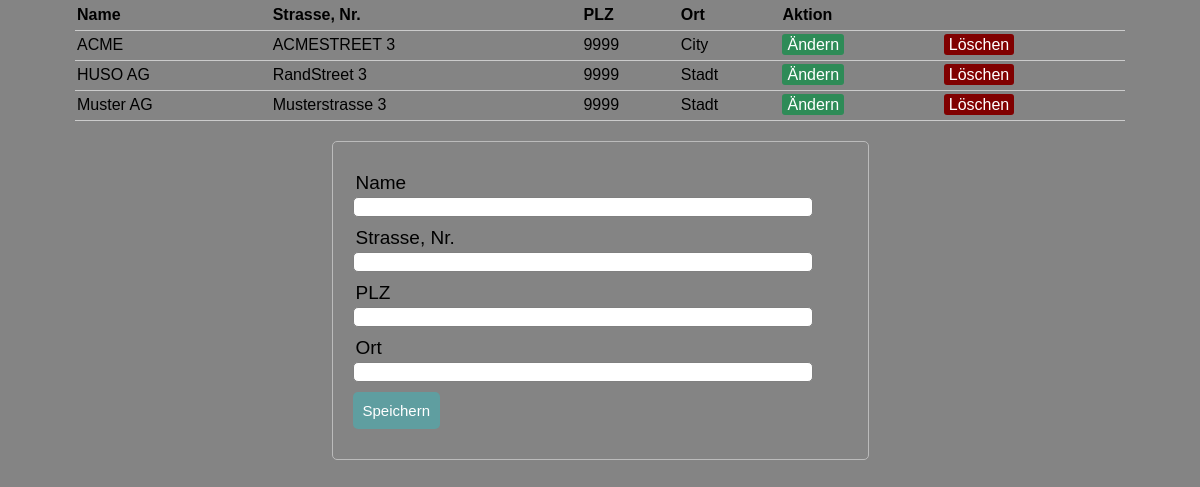
The app's page /lieferant.php with its own data.
### tables this page shows
CREATE TABLE lieferanten (
	lieferantID int PRIMARY KEY NOT NULL AUTO_INCREMENT,
	name varchar(100) NOT NULL,
	strasse_nr varchar(100) NOT NULL,
	plz int(4) NOT NULL,
	ort varchar(100) NOT NULL
	
);

### lieferantenDB.php (called while the page is built, shortened)
<?php
$name = "";
$strasse_nr = "";
$plz = "";
$ort = "";
$update = false;
?>

### lieferant.php (the view, shortened to what this page needs)
<html>
    <head>
        <link href="./CSS/style.css" rel="stylesheet" type="text/css">
    </head>
    <body>
        <?php
        include('lieferantenDB.php');
            ?>
        <?php
        $abfrage = "SELECT * from lieferanten ORDER BY name";
        mysqli_query($link, "SET NAMES 'utf8'");
        $res = mysqli_query($link, $abfrage) or die("Abfrage hat nicht geklappt");
        ?>
        <table>
            <thead>
                <tr>
                    <th>Name</th>
                    <th>Strasse, Nr.</th>
                    <th>PLZ</th>
                    <th>Ort</th>
                    <th colspan="2">Aktion</th>
                </tr>
            </thead>
            <?php while ($row = mysqli_fetch_array($res)) { ?>
                <tr>
                    <td><?php echo $row['name']; ?></td>
                    <td><?php echo $row['strasse_nr']; ?></td>
                    <td><?php echo $row['plz']; ?></td>
                    <td><?php echo $row['ort']; ?></td>
                    <td>
                        <a href="lieferanten.php?edit= <?php echo $row['lieferantID']; ?>" class="edit_btn" >Ändern</a>
                    </td>
                    <td>
                        <a href="lieferantenDB.php?del=<?php echo $row['lieferantID']; ?>" class="del_btn">Löschen</a>
                    </td>
                </tr>
            <?php } ?>
        </table>
        <form method="post" action="lieferantenDB.php" >
            <div class="input-group">
                <label>Name</label>
                <input type="text" name="name" required value="<?php echo $name; ?>">
            </div>
            <div class="input-group">
                <label>Strasse, Nr.</label>
                <input type="text" name="strasse_nr" required value="<?php echo $strasse_nr; ?>">
            </div>
            <div class="input-group">
                <label>PLZ</label>
                <input type="text" name="plz" required value="<?php echo $plz; ?>">
            </div>
            <div class="input-group">
                <label>Ort</label>
                <input type="text" name="ort" required value="<?php echo $ort; ?>">
            </div>
            <div class="input-group">
                <?php if ($update == true): ?>
                    <button class="btn" type="submit" name="update" style="background: #556B2F;" >Ändern</button>
                    <button class="btn" type="submit" name="cancel" formnovalidate style="background: #556B2F;" >Abbrechen</button>
                <?php else: ?>
                    <button class="btn" type="exit" name="save" >Speichern</button>
                <?php endif ?>
            </div>
        </form>
    </body>
</html>

### CSS/style.css (style rules this page uses)
body { font-size: 19px; height: 100%; background-color: #848484; font-family: Arial, Helvetica, sans-serif; max-width: 1100px; margin: auto; margin-bottom: 0; margin-top: 0; }
table { width: 1050px; margin: 0px auto; border-collapse: collapse; text-align: left; }
tr { border-bottom: 1px solid #cbcbcb; }
th, td { border: none; height: 30px; padding: 2px; }
form { width: 45%; margin: 20px auto; text-align: left; padding: 20px; border: 1px solid #bbbbbb; border-radius: 5px; }
.input-group { margin: 10px 0px 10px 0px; }
.input-group label { display: block; text-align: left; margin: 3px; }
.input-group input { height: 20px; width: 93%; padding: 5px 10px; font-size: 16px; border-radius: 5px; border: 1px solid gray; }
.btn { padding: 10px; font-size: 15px; color: white; background: #5F9EA0; border: none; border-radius: 5px; }
.edit_btn { text-decoration: none; padding: 2px 5px; background: #2E8B57; color: white; border-radius: 3px; }
.del_btn { text-decoration: none; padding: 2px 5px; color: white; border-radius: 3px; background: #800000; }

### records on screen
lieferanten: name "ACME", strasse_nr "ACMESTREET 3", plz "9999", ort "City"
lieferanten: name "HUSO AG", strasse_nr "RandStreet 3", plz "9999", ort "Stadt"
lieferanten: name "Muster AG", strasse_nr "Musterstrasse 3", plz "9999", ort "Stadt"
